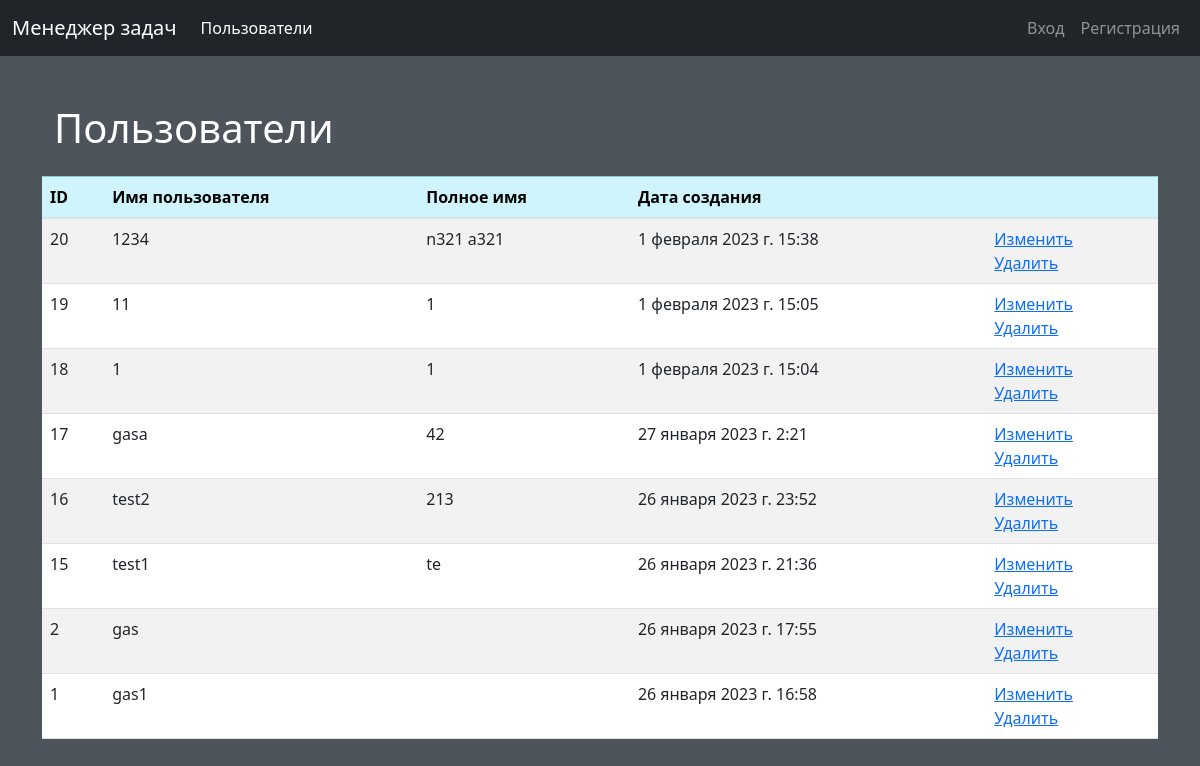
The app's page /users/, older data.
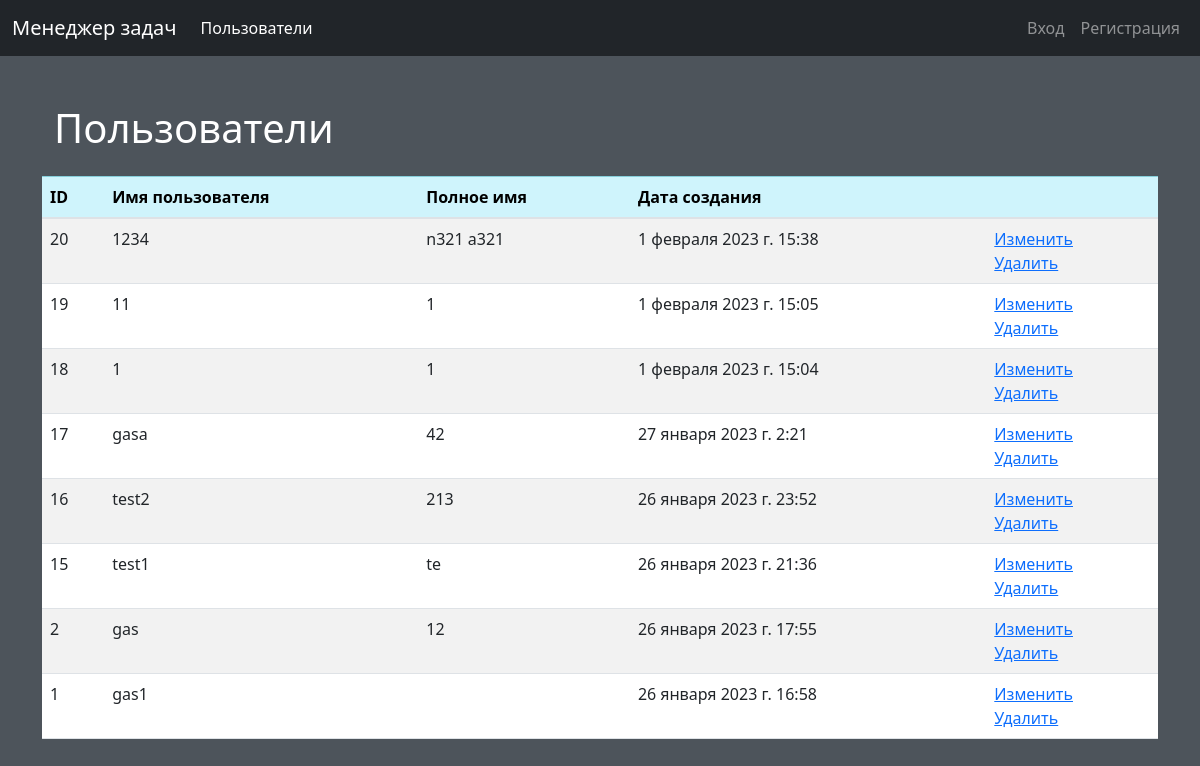
The same page, newer data.
### users/models.py (models this page shows, shortened)
class Users(AbstractUser):
    class Meta:
        ordering = ['-date_joined']

### users/views.py (the view)
# urls.py: path('', UserView.as_view(), name='users'),
class UserView(ListView):
    template_name = 'users/users.html'
    model = Users
    context_object_name = 'users'
    extra_context = {'title': _('Users'), 'btn_update': _('Update'), 'btn_delete': _('Delete')}
    redirect_field_name = 'home'

### task_manager/templates/users/users.html (shortened to what this page needs)
{% extends 'base.html' %}
{% load bootstrap4 %}
{% load i18n %}
{% block content %}
<div class="container wrapper flex-grow-1">
    <h1 class="my-4">{{ title }}</h1></div>
<table class="table table-striped">
    <thead>
    <tr class="table-info">
        <th scope="col">ID</th>
        <th scope="col">{% trans 'Username' %}</th>
        <th scope="col">{% trans 'Fullname' %}</th>
        <th scope="col">{% trans 'Created date' %}</th>
        <th scope="col"></th>
    </tr>
    </thead>
    {% for user in users %}
    <tr>
        <td>{{user.id}}</td>
        <td>{{user.username}}</td>
        <td>{{user.first_name}} {{user.last_name}}</td>
        <td>{{user.date_joined}}</td>
        <td>
            <a href="{% url 'update_user' user.pk %}">{{ btn_update }}</a>
            <br>
            <a href="{% url 'delete_user' user.pk %}">{{ btn_delete }}</a>
        </td>
    </tr>
    {% empty %}
    <li>Sorry, no athletes in this list.</li>
    {% endfor %}
</table>
{% endblock %}

### task_manager/templates/base.html (shortened to what this page needs)
<!doctype html>
{% load i18n %}
{% load static %}
{% load bootstrap4 %}
{% bootstrap_css %}
<html lang="en">
<head>
    <link href="https://cdn.jsdelivr.net/npm/bootstrap@5.3.0-alpha1/dist/css/bootstrap.min.css"
          rel="stylesheet"
>
</head>
<body>
<nav class="navbar navbar-expand-md navbar-dark bg-dark fixed-top">
    <div class="container-fluid">
        <a class="navbar-brand" href="{% url 'home' %}">{% translate 'Task manager' %}</a>
        <div class="collapse navbar-collapse" id="navbarsExampleDefault">
            <ul class="navbar-nav mr-auto">
                <li class="nav-item active">
                    <a class="nav-link" href="{% url 'users' %}">{% translate 'Users' %}
                        <span class="sr-only">(current)</span></a></li>
            </ul>
            <ul class="navbar-nav">
                {% if request.user.is_authenticated %}
                <li class="nav-item nav-link "> {{user.username}}</li>
                <li class="nav-item"><a class="nav-link" href="{% url 'user_logout' %}">
                    {% translate "Logout" %}</a></li>
                {% else %}
                <li class="nav-item"><a class="nav-link" href="{% url 'user_login' %}">
                    {% translate "Login" %}</a></li>
                <li class="nav-item"><a class="nav-link" href="{% url 'register' %}">
                    {% trans 'Registration' %}</a></li>
                {% endif %}
            </ul>
        </div>
    </div>
</nav>
<main role="main" class="container">
    {% block content %}
    {% endblock %}
</main>
</body>
</html>

### task_manager/templates/base.html (style rules this page uses)
body { padding-top: 5rem; background-color: #4d545b; color: white; }

Row changes from the older to the newer data that the page shows:
changed Users "gas": first_name (not shown) → "12"
